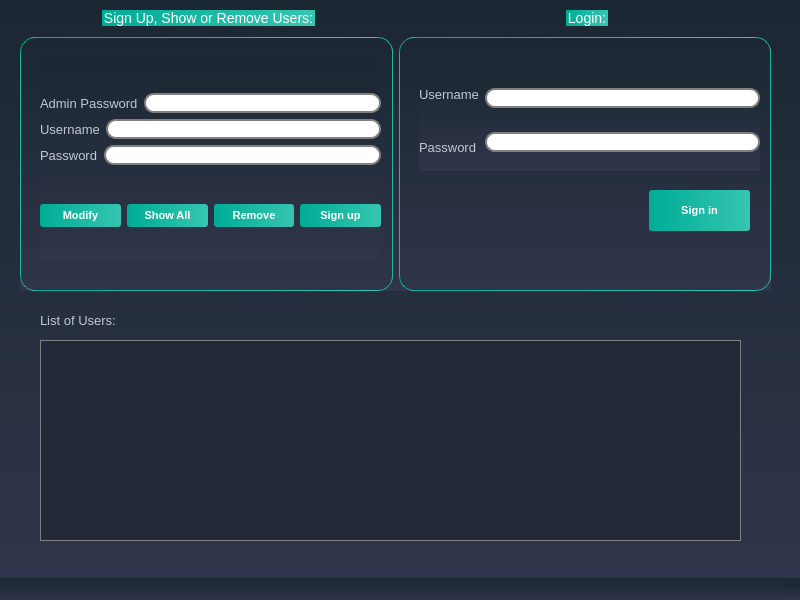
<?xml version="1.0" encoding="UTF-8"?>
<ui version="4.0">
 <class>MainWindow</class>
 <widget class="QMainWindow" name="MainWindow">
  <property name="geometry">
   <rect>
    <x>0</x>
    <y>0</y>
    <width>800</width>
    <height>600</height>
   </rect>
  </property>
  <property name="windowTitle">
   <string>MainWindow</string>
  </property>
  <property name="styleSheet">
   <string notr="true">/*-----QWidget-----*/

QWidget

{

	background-color: qlineargradient(spread:repeat, x1:1, y1:0, x2:1, y2:1, stop:0 rgba(27, 39, 50, 255),stop:1 rgba(47, 53, 74, 255));

	color: #000000;



}





/*-----QLabel-----*/

QLabel

{

	background-color: transparent;

	color: #c2c7d5;

	font-size: 13px;



}





/*-----QPushButton-----*/

QPushButton

{

	background-color: qlineargradient(spread:pad, x1:0, y1:0.511, x2:1, y2:0.511, stop:0 rgba(0, 172, 149, 255),stop:0.995192 rgba(54, 197, 177, 255));

	color: #fff;

	font-size: 11px;

	font-weight: bold;

	border: none;

	border-radius: 3px;

	padding: 5px;



}





QPushButton::pressed

{

	background-color: qlineargradient(spread:pad, x1:0, y1:0.511, x2:1, y2:0.511, stop:0 rgba(0, 207, 179, 255),stop:1 rgba(70, 255, 230, 255));



}





/*-----QCheckBox-----*/

QCheckBox

{

	background-color: transparent;

	color: #fff;

	font-size: 10px;

	font-weight: bold;

	border: none;

	border-radius: 5px;



}





/*-----QCheckBox-----*/

QCheckBox::indicator

{

    color: #b1b1b1;

    background-color: #323232;

    border: 1px solid darkgray;

    width: 12px;

    height: 12px;



}





QCheckBox::indicator:checked

{

    image:url(&quot;./ressources/check.png&quot;);

	background-color: qlineargradient(spread:pad, x1:0, y1:0.511, x2:1, y2:0.511, stop:0 rgba(0, 172, 149, 255),stop:0.995192 rgba(54, 197, 177, 255));;

    border: 1px solid #607cff;



}





QCheckBox::indicator:unchecked:hover

{

    border: 1px solid #08b099;



}





QCheckBox::disabled

{

	color: #656565;



}





QCheckBox::indicator:disabled

{

	background-color: #656565;

	color: #656565;

    border: 1px solid #656565;



}





/*-----QLineEdit-----*/

QLineEdit

{

	background-color: #c2c7d5;

	color: #000;

	font-weight: bold;

	border: none;

	border-radius: 2px;

	padding: 3px;



}







/*-----QListView-----*/

QListView

{

	background-color: qlineargradient(spread:pad, x1:1, y1:0, x2:1, y2:1, stop:0 rgba(50, 61, 80, 255),stop:1 rgba(44, 49, 69, 255));

	color: #fff;

	font-size: 12px;

	font-weight: bold;

	border: 1px solid #191919;

	show-decoration-selected: 0;



}





QListView::item

{

	color: #31cecb;

	background-color: #454e5e;

	border: none;

	padding: 5px;

	border-radius: 0px;

	padding-left : 10px;

	height: 42px;



}



QListView::item:selected

{

	color: #31cecb;

	background-color: #454e5e;



}





QListView::item:!selected

{

	color:white;

	background-color: transparent;

	border: none;

	padding-left : 10px;



}





QListView::item:!selected:hover

{

	color: #bbbcba;

	background-color: #454e5e;

	border: none;

	padding-left : 10px;



}





/*-----QTreeView-----*/

QTreeView 

{

	background-color: #232939;

	show-decoration-selected: 0;

	color: #c2c8d7;



}





QTreeView::item 

{

	border-top-color: transparent;

	border-bottom-color: transparent;



}





QTreeView::item:hover 

{

	background-color: #606060;

	color: #fff;



}





QTreeView::item:selected 

{

	background-color: #0ab19a;

	color: #fff;



}





QTreeView::item:selected:active

{

	background-color: #0ab19a;

	color: #fff;



}





QTreeView::branch:has-children:!has-siblings:closed,

QTreeView::branch:closed:has-children:has-siblings 

{

	image: url(://tree-closed.png);



}



QTreeView::branch:open:has-children:!has-siblings,

QTreeView::branch:open:has-children:has-siblings  

{

	image: url(://tree-open.png);



}





/*-----QTableView &amp; QTableWidget-----*/

QTableView

{

    background-color: #232939;

	border: 1px solid gray;

    color: #f0f0f0;

    gridline-color: #232939;

    outline : 0;



}





QTableView::disabled

{

    background-color: #242526;

    border: 1px solid #32414B;

    color: #656565;

    gridline-color: #656565;

    outline : 0;



}





QTableView::item:hover 

{

    background-color: #606060;

    color: #f0f0f0;



}





QTableView::item:selected 

{

	background-color: #0ab19a;

    color: #F0F0F0;



}





QTableView::item:selected:disabled

{

    background-color: #1a1b1c;

    border: 2px solid #525251;

    color: #656565;



}





QTableCornerButton::section

{

	background-color: #343a49;

    color: #fff;



}





QHeaderView::section

{

	color: #fff;

	border-top: 0px;

	border-bottom: 1px solid gray;

	border-right: 1px solid gray;

	background-color: #343a49;

    margin-top:1px;

	margin-bottom:1px;

	padding: 5px;



}





QHeaderView::section:disabled

{

    background-color: #525251;

    color: #656565;



}





QHeaderView::section:checked

{

    color: #fff;

    background-color: #0ab19a;



}





QHeaderView::section:checked:disabled

{

    color: #656565;

    background-color: #525251;



}





QHeaderView::section::vertical::first,

QHeaderView::section::vertical::only-one

{

    border-top: 1px solid #353635;



}





QHeaderView::section::vertical

{

    border-top: 1px solid #353635;



}





QHeaderView::section::horizontal::first,

QHeaderView::section::horizontal::only-one

{

    border-left: 1px solid #353635;



}





QHeaderView::section::horizontal

{

    border-left: 1px solid #353635;



}





/*-----QScrollBar-----*/

QScrollBar:horizontal 

{

    background-color: transparent;

    height: 8px;

    margin: 0px;

    padding: 0px;



}





QScrollBar::handle:horizontal 

{

    border: none;

	min-width: 100px;

    background-color: #56576c;



}





QScrollBar::add-line:horizontal, 

QScrollBar::sub-line:horizontal,

QScrollBar::add-page:horizontal, 

QScrollBar::sub-page:horizontal 

{

    width: 0px;

    background-color: transparent;



}





QScrollBar:vertical 

{

    background-color: transparent;

    width: 8px;

    margin: 0;



}





QScrollBar::handle:vertical 

{

    border: none;

	min-height: 100px;

    background-color: #56576c;



}





QScrollBar::add-line:vertical, 

QScrollBar::sub-line:vertical,

QScrollBar::add-page:vertical, 

QScrollBar::sub-page:vertical 

{

    height: 0px;

    background-color: transparent;



}

QGroupBox  {

    border: 1px solid gray;

    border-color: qlineargradient(spread:pad, x1:0, y1:0.511, x2:1, y2:0.511, stop:0 rgba(0, 172, 149, 255),stop:0.995192 rgba(54, 197, 177, 255));;

    margin-top: 27px;

    font-size: 14px;

    border-radius: 15px;

}



QGroupBox::title  {

    subcontrol-origin: margin;

    subcontrol-position: top center;

    padding: 5px 8000px 5px 8000px;

    background-color: qlineargradient(spread:pad, x1:0, y1:0.511, x2:1, y2:0.511, stop:0 rgba(0, 172, 149, 255),stop:0.995192 rgba(54, 197, 177, 255));;

    color: rgb(255, 255, 255);

}

QLineEdit {

    border: 2px solid gray;

    border-radius: 10px;

    padding: 0 8px;

    background: white;

    selection-background-color: darkgray;

}

QComboBox {

    border: 2px solid grey;

    border-radius: 10px;

    padding: 0 8px;

    min-width: 6em;

}



QComboBox:editable {

    background: white;

}



QComboBox:!editable, QComboBox::drop-down:editable {

     background: white;

}



/* QComboBox gets the &quot;on&quot; state when the popup is open */

QComboBox:!editable:on, QComboBox::drop-down:editable:on {

    background: qlineargradient(x1: 0, y1: 0, x2: 0, y2: 1,

                                stop: 0 #D3D3D3, stop: 0.4 #D8D8D8,

                                stop: 0.5 #DDDDDD, stop: 1.0 #E1E1E1);

}



QComboBox:on { /* shift the text when the popup opens */

    padding-top: 3px;

    padding-left: 4px;

}



QComboBox::drop-down {

    subcontrol-origin: padding;

    subcontrol-position: top right;

    width: 15px;



    border-left-width: 1px;

    border-left-color: darkgray;

    border-left-style: solid; /* just a single line */

    border-top-right-radius: 10px; /* same radius as the QComboBox */

    border-bottom-right-radius: 10px;

}



QComboBox::down-arrow {

    image: url(/usr/share/icons/crystalsvg/16x16/actions/1downarrow.png);

}



QComboBox::down-arrow:on { /* shift the arrow when popup is open */

    top: 1px;

    left: 1px;

}

QComboBox QAbstractItemView {

    border: 2px solid gray;

    selection-background-color: lightgray;

}

QTabWidget::pane { /* The tab widget frame */

    border-top: 2px solid #C2C7CB;

}



QTabWidget::tab-bar {

    left: 5px; /* move to the right by 5px */

}



/* Style the tab using the tab sub-control. Note that

    it reads QTabBar _not_ QTabWidget */

QTabBar::tab {

    background: qlineargradient(x1: 0, y1: 0, x2: 0, y2: 1,

                                stop: 0 #E1E1E1, stop: 0.4 #DDDDDD,

                                stop: 0.5 #D8D8D8, stop: 1.0 #D3D3D3);

    border: 2px solid qlineargradient(spread:pad, x1:0, y1:0.511, x2:1, y2:0.511, stop:0 rgba(0, 172, 149, 255),stop:0.995192 rgba(54, 197, 177, 255));;

    border-bottom-color: #C2C7CB; /* same as the pane color */

    border-top-left-radius: 4px;

    border-top-right-radius: 4px;

    min-width: 8ex;

    padding: 2px;

}



QTabBar::tab:selected, QTabBar::tab:hover {

    background: qlineargradient(spread:pad, x1:0, y1:0.511, x2:1, y2:0.511, stop:0 rgba(0, 172, 149, 255),stop:0.995192 rgba(54, 197, 177, 255));

}



QTabBar::tab:selected {

    border-color:qlineargradient(spread:pad, x1:0, y1:0.511, x2:1, y2:0.511, stop:0 rgba(0, 172, 149, 255),stop:0.995192 rgba(54, 197, 177, 255));

    border-bottom-color: #C2C7CB; /* same as pane color */

}



QTabBar::tab:!selected {

    margin-top: 2px; /* make non-selected tabs look smaller */

}



/* make use of negative margins for overlapping tabs */

QTabBar::tab:selected {

    /* expand/overlap to the left and right by 4px */

    margin-left: -4px;

    margin-right: -4px;

}



QTabBar::tab:first:selected {

    margin-left: 0; /* the first selected tab has nothing to overlap with on the left */

}



QTabBar::tab:last:selected {

    margin-right: 0; /* the last selected tab has nothing to overlap with on the right */

}



QTabBar::tab:only-one {

    margin: 0; /* if there is only one tab, we don't want overlapping margins */

}

QRadioButton{



	color:white;

	font:solid;

}

QDateEdit

{

    background-color: white;

	border: 2px solid grey;

    border-radius: 10px;

    padding: 0 8px;

    spacing: 5px; 

    min-width: 6em;

}





QDateEdit::drop-down {

    image: url(:/new/myapp/cbarrowdn.png);

    width:50px;

    height:15px;

    subcontrol-position: right top;

    subcontrol-origin:margin;

    background-color: white;

   	border: 2px solid grey;

    border-radius: 10px;

    padding: 0 8px;

    spacing: 5px; 

    min-width: 6em;

   spacing: 5px; 

}

</string>
  </property>
  <widget class="QWidget" name="centralwidget">
   <widget class="QWidget" name="layoutWidget">
    <property name="geometry">
     <rect>
      <x>20</x>
      <y>10</y>
      <width>751</width>
      <height>281</height>
     </rect>
    </property>
    <layout class="QHBoxLayout" name="horizontalLayout_5">
     <item>
      <widget class="QGroupBox" name="groupBox_2">
       <property name="title">
        <string>Sign Up, Show or Remove Users:</string>
       </property>
       <widget class="QWidget" name="layoutWidget">
        <property name="geometry">
         <rect>
          <x>20</x>
          <y>50</y>
          <width>341</width>
          <height>201</height>
         </rect>
        </property>
        <layout class="QVBoxLayout" name="verticalLayout_4">
         <item>
          <layout class="QVBoxLayout" name="verticalLayout_3">
           <item>
            <layout class="QHBoxLayout" name="horizontalLayout_2">
             <item>
              <widget class="QLabel" name="label_3">
               <property name="text">
                <string>Admin Password</string>
               </property>
              </widget>
             </item>
             <item>
              <widget class="QLineEdit" name="line_admin_password"/>
             </item>
            </layout>
           </item>
           <item>
            <layout class="QHBoxLayout" name="horizontalLayout_3">
             <item>
              <widget class="QLabel" name="label_4">
               <property name="text">
                <string>Username</string>
               </property>
              </widget>
             </item>
             <item>
              <widget class="QLineEdit" name="line_username_signup"/>
             </item>
            </layout>
           </item>
           <item>
            <layout class="QHBoxLayout" name="horizontalLayout_4">
             <item>
              <widget class="QLabel" name="label_5">
               <property name="text">
                <string>Password</string>
               </property>
              </widget>
             </item>
             <item>
              <widget class="QLineEdit" name="line_password_signup"/>
             </item>
            </layout>
           </item>
          </layout>
         </item>
         <item>
          <layout class="QHBoxLayout" name="horizontalLayout_6">
           <item>
            <widget class="QPushButton" name="modifier_user">
             <property name="text">
              <string>Modify</string>
             </property>
            </widget>
           </item>
           <item>
            <widget class="QPushButton" name="show_users">
             <property name="text">
              <string>Show All</string>
             </property>
            </widget>
           </item>
           <item>
            <widget class="QPushButton" name="remove_user">
             <property name="text">
              <string>Remove</string>
             </property>
            </widget>
           </item>
           <item>
            <widget class="QPushButton" name="signup">
             <property name="text">
              <string>Sign up</string>
             </property>
            </widget>
           </item>
          </layout>
         </item>
        </layout>
       </widget>
      </widget>
     </item>
     <item>
      <widget class="QGroupBox" name="groupBox">
       <property name="title">
        <string>Login:</string>
       </property>
       <widget class="QWidget" name="layoutWidget">
        <property name="geometry">
         <rect>
          <x>20</x>
          <y>60</y>
          <width>341</width>
          <height>101</height>
         </rect>
        </property>
        <layout class="QHBoxLayout" name="horizontalLayout">
         <item>
          <layout class="QVBoxLayout" name="verticalLayout_2">
           <item>
            <widget class="QLabel" name="label">
             <property name="text">
              <string>Username</string>
             </property>
            </widget>
           </item>
           <item>
            <widget class="QLabel" name="label_2">
             <property name="text">
              <string>Password</string>
             </property>
            </widget>
           </item>
          </layout>
         </item>
         <item>
          <layout class="QVBoxLayout" name="verticalLayout">
           <item>
            <widget class="QLineEdit" name="line_username_signin"/>
           </item>
           <item>
            <widget class="QLineEdit" name="line_password_signin"/>
           </item>
          </layout>
         </item>
        </layout>
       </widget>
       <widget class="QPushButton" name="signin">
        <property name="geometry">
         <rect>
          <x>250</x>
          <y>180</y>
          <width>101</width>
          <height>41</height>
         </rect>
        </property>
        <property name="text">
         <string>Sign in</string>
        </property>
       </widget>
      </widget>
     </item>
    </layout>
   </widget>
   <widget class="QTableView" name="users_table">
    <property name="geometry">
     <rect>
      <x>40</x>
      <y>340</y>
      <width>701</width>
      <height>201</height>
     </rect>
    </property>
   </widget>
   <widget class="QLabel" name="label_6">
    <property name="geometry">
     <rect>
      <x>40</x>
      <y>310</y>
      <width>91</width>
      <height>20</height>
     </rect>
    </property>
    <property name="text">
     <string>List of Users:</string>
    </property>
   </widget>
  </widget>
  <widget class="QMenuBar" name="menubar">
   <property name="geometry">
    <rect>
     <x>0</x>
     <y>0</y>
     <width>800</width>
     <height>22</height>
    </rect>
   </property>
  </widget>
  <widget class="QStatusBar" name="statusbar"/>
 </widget>
 <resources/>
 <connections/>
</ui>
